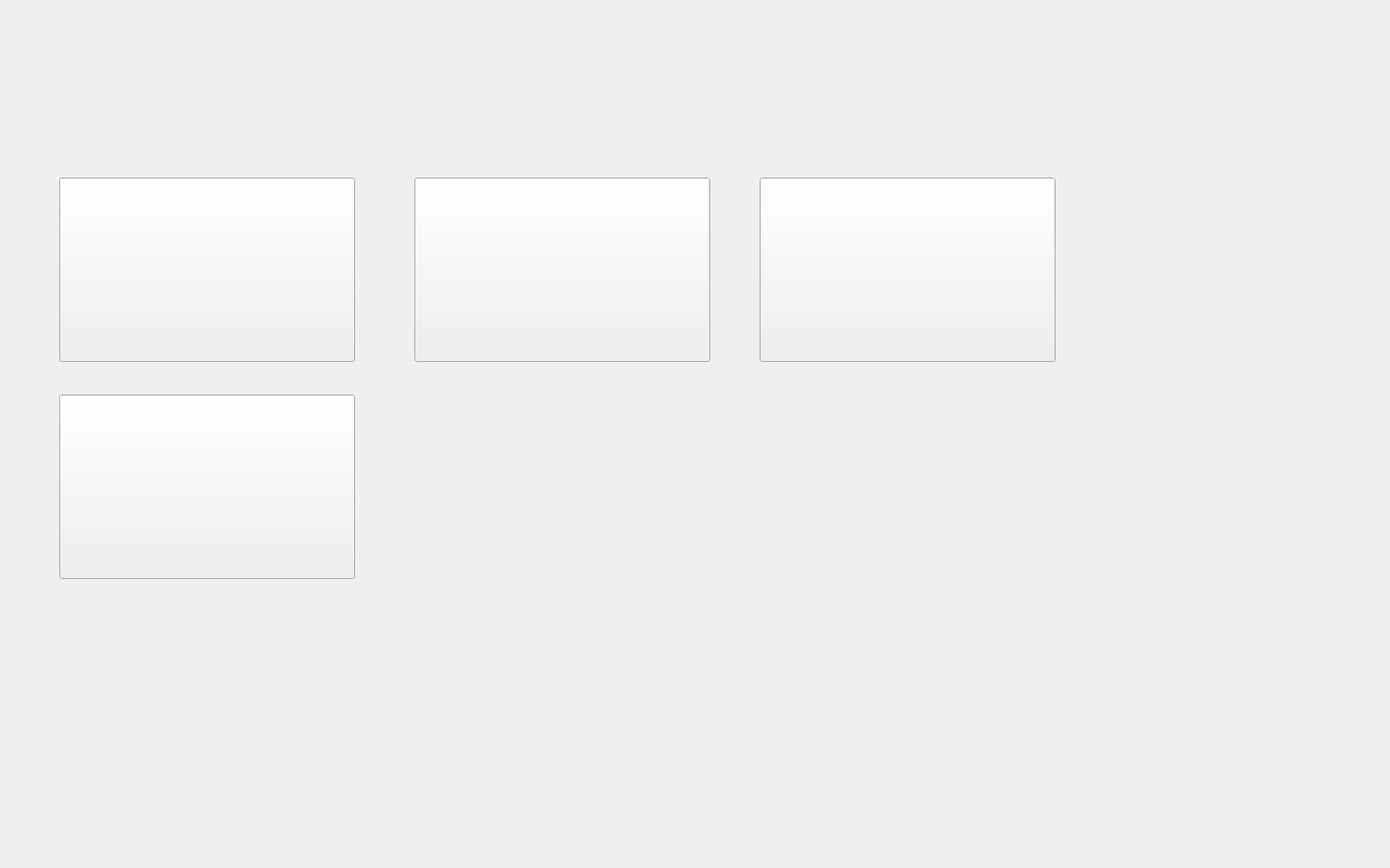
    <widget class="QWidget" name="home">
     <widget class="QLabel" name="label_11">
      <property name="geometry">
       <rect>
        <x>0</x>
        <y>0</y>
        <width>1400</width>
        <height>871</height>
       </rect>
      </property>
      <property name="styleSheet">
       <string notr="true">background:url(&quot;C:/Users/ASUS/Desktop/QT_projet/baaak.png&quot;);
background-image: url(:/baaak.png);</string>
      </property>
      <property name="text">
       <string/>
      </property>
     </widget>
     <widget class="QPushButton" name="pushButton_5">
      <property name="geometry">
       <rect>
        <x>60</x>
        <y>400</y>
        <width>300</width>
        <height>187</height>
       </rect>
      </property>
      <property name="styleSheet">
       <string notr="true">background-image: url(:/stu.png);</string>
      </property>
      <property name="text">
       <string/>
      </property>
     </widget>
     <widget class="QLabel" name="label_13">
      <property name="geometry">
       <rect>
        <x>300</x>
        <y>-180</y>
        <width>481</width>
        <height>321</height>
       </rect>
      </property>
      <property name="styleSheet">
       <string notr="true">background-image: url(:/aaa.png);</string>
      </property>
      <property name="text">
       <string/>
      </property>
     </widget>
     <widget class="QPushButton" name="pushButton_4">
      <property name="geometry">
       <rect>
        <x>420</x>
        <y>180</y>
        <width>300</width>
        <height>187</height>
       </rect>
      </property>
      <property name="styleSheet">
       <string notr="true">
background-image: url(:/specc.png);</string>
      </property>
      <property name="text">
       <string/>
      </property>
     </widget>
     <widget class="QPushButton" name="pushButton_6">
      <property name="geometry">
       <rect>
        <x>60</x>
        <y>180</y>
        <width>300</width>
        <height>187</height>
       </rect>
      </property>
      <property name="styleSheet">
       <string notr="true">background-image: url(:/emi.png);</string>
      </property>
      <property name="text">
       <string/>
      </property>
     </widget>
     <widget class="QPushButton" name="pushButton_2">
      <property name="geometry">
       <rect>
        <x>770</x>
        <y>180</y>
        <width>300</width>
        <height>187</height>
       </rect>
      </property>
      <property name="cursor">
       <cursorShape>PointingHandCursor</cursorShape>
      </property>
      <property name="styleSheet">
       <string notr="true">
background-image: url(:/sponn.png);</string>
      </property>
      <property name="text">
       <string/>
      </property>
     </widget>
    </widget>
